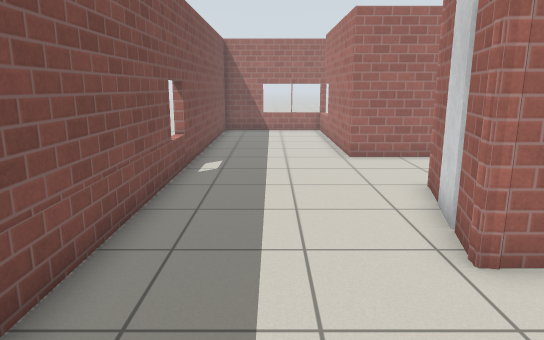
[1] (above)

12 first-person views from a walk through a Gazebo world. The camera is 1.2 m above the floor, tilts 12° down and sees 70° across. The floor is counted in squares, 0.5 m on a side. Each view is taken from the middle of a square. On the plan, view 1 faces up. The plan holds only what a view shows up to about 20 squares ahead; the rest is blank. Simple patterns stand in for the simulator's built-in surfaces.

[2]
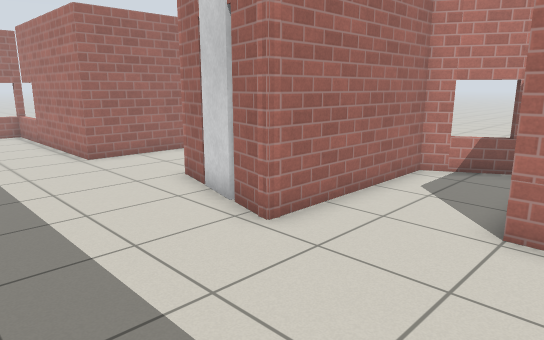

[3]
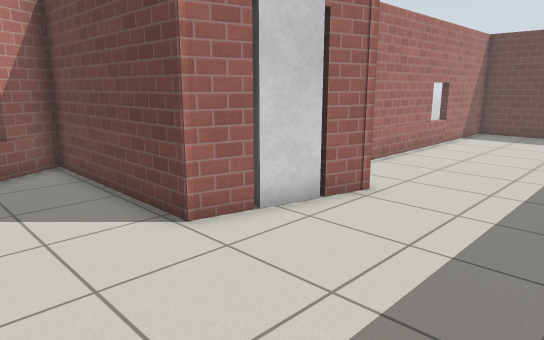

[4]
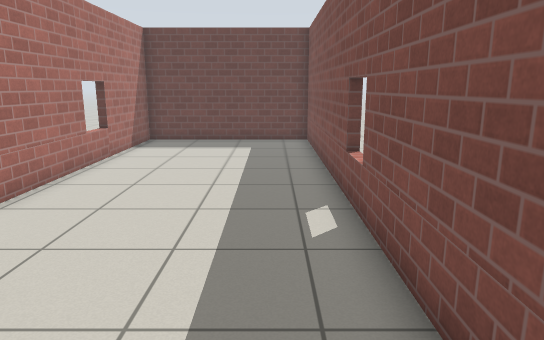

[5]
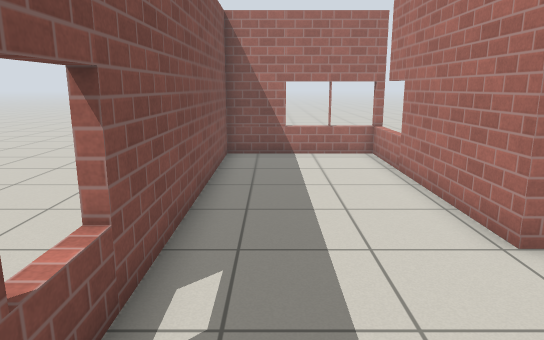

[6]
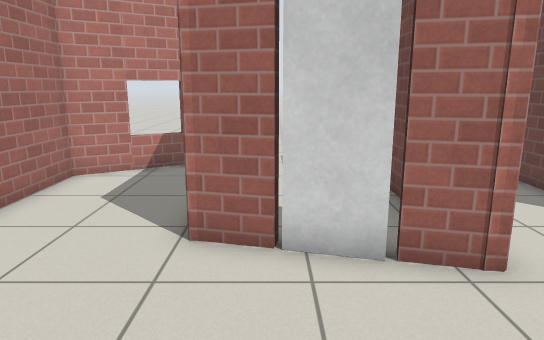

[7]
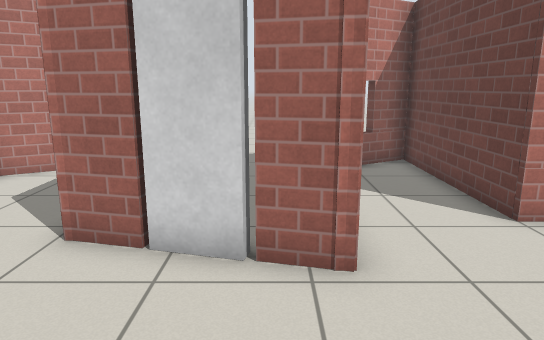

[8]
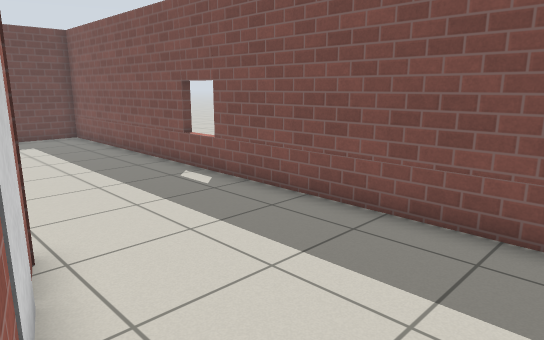

[9]
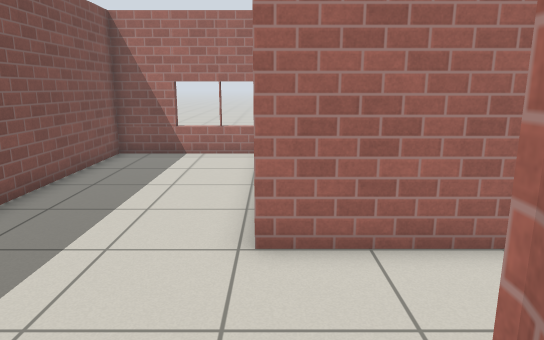

[10]
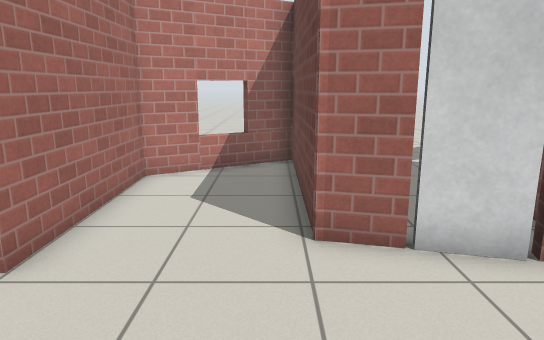

[11]
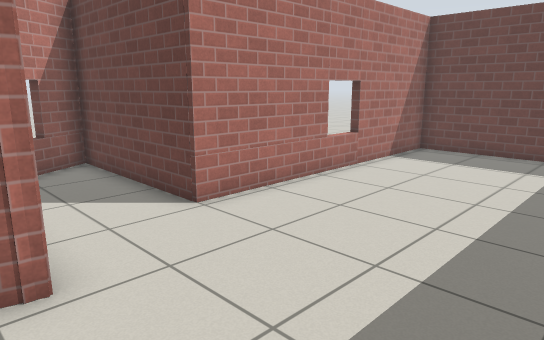

[12]
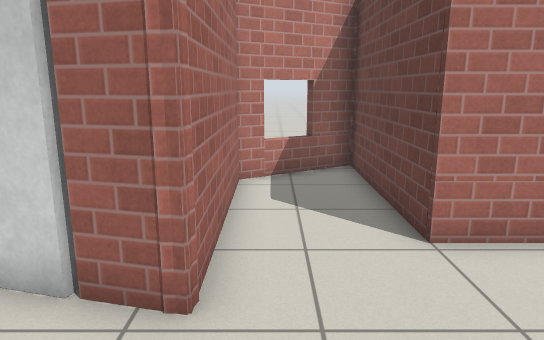

### Floor plan
Ten units are one square. View 1 is at (0, 0); x grows to the right and y downward. Boxes are objects, and circles mark ways between rooms. Rooms are numbered by the first view taken in them; rooms with no view inside come last. Other rooms are left out.
<svg viewBox="-32 -231 147 328">
<path fill="none" stroke="#000" d="M-27 -45 -27 92 47 92 47 -15 110 -15 91 -49 28 -49M35 -79 39 -93 109 -93 85 -135 28 -135 28 -226M28 -49 28 -53M28 -49 31 -63M31 -222 -27 -222 -27 -45"/>
<rect x="25" y="-75" width="20" height="10" fill="#bbb"><title>door leaf</title></rect>
<circle cx="0" cy="-55" r="3" fill="#2a7"/>
<text x="20" y="10">1</text>
<text x="20" y="-120">2</text>
</svg>
Room 1 opens to room 2.

Where each view was taken, in squares from view 1:
view 1: 0 up, 0 right, facing up
view 2: 0 up, 2 left, facing up-right
view 3: 13 up, 2 left, facing down-right
view 4: 9 up, 1 left, facing down
view 5: 8 up, 1 left, facing up
view 6: 8 up, 2 left, facing right
view 7: 6 up, 2 left, facing right
view 8: 11 up, 4 right, facing down-left
view 9: 8 up, 3 right, facing up
view 10: 10 up, 2 left, facing right
view 11: 6 up, 2 left, facing down-right
view 12: 4 up, 1 left, facing right
